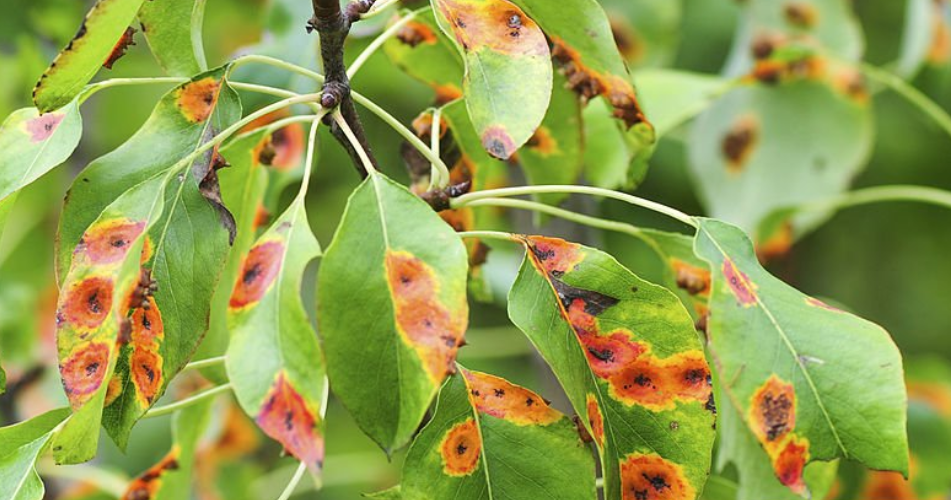
#> input picture uploads/disease_leaf.png, 951 x 500 px
$ python -i disease_detector.py   (imports and definitions only)
#> lines starting #> are read from the running program, lines starting #| are printed output that depends on the picture; after the words box and inside, x2 and y2 are one past the last pixel; in counts of white or black regions, pixels touching at a corner belong together
import cv2
import numpy as np
import json
from pathlib import Path

class DiseaseDetector:
    def __init__(self):
        # Load disease database
        with open('data/diseases.json', 'r') as f:
#> (reads data/diseases.json from the repository)
            self.disease_data = json.load(f)

    def analyze_image(self, image_path):
        """
        Analyze plant image using OpenCV to detect disease
        Returns: disease_id, severity, confidence
        """
#> called with image_path = 'uploads/disease_leaf.png'
        # Read image
        img = cv2.imread(image_path)
#> img is the input picture: shape (500, 951, 3); mean B, G, R 77, 157.3, 145.3
        if img is None:
            return None, None, 0

        # Convert to different color spaces for analysis
        hsv = cv2.cvtColor(img, cv2.COLOR_BGR2HSV)
#> hsv: shape (500, 951, 3); mean H, S, V 37, 143.9, 169
        lab = cv2.cvtColor(img, cv2.COLOR_BGR2LAB)
#> lab: shape (500, 951, 3); mean of channels 0, 1, 2 159.3, 112.5, 167.8

        # Extract features
        features = self._extract_features(img, hsv, lab)

        # Detect disease based on features
        disease_result = self._classify_disease(features)

        return disease_result

    def _extract_features(self, img, hsv, lab):
        """Extract color and texture features from image"""
        features = {}

        # Color analysis in HSV
        h, s, v = cv2.split(hsv)
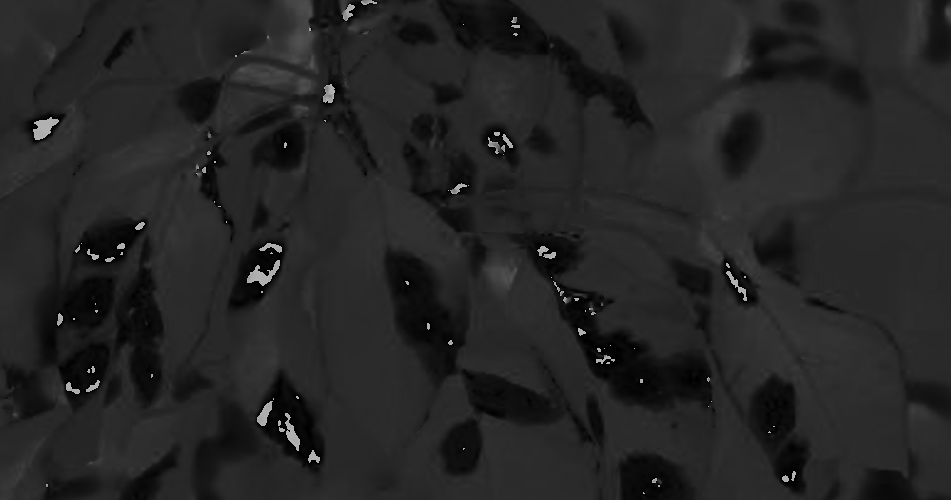
#> h: shape (500, 951); min 0, max 179, mean 37
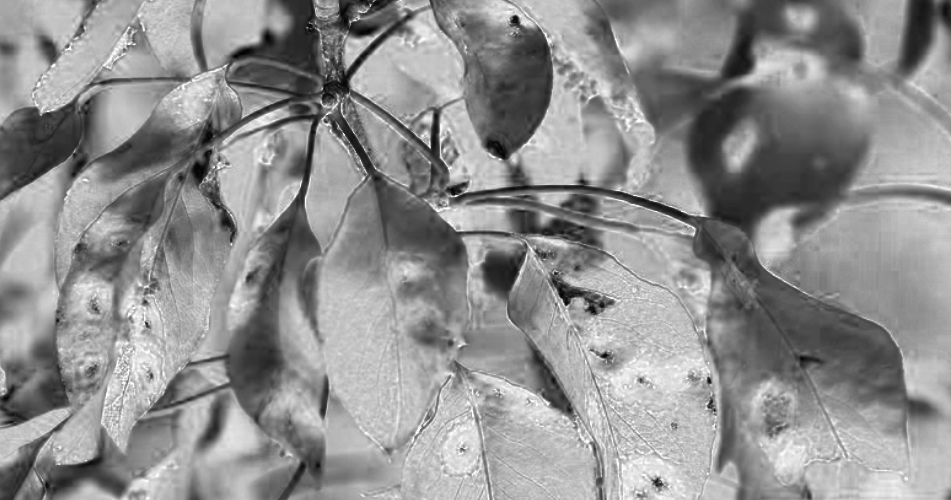
#> s: shape (500, 951); min 0, max 255, mean 143.9
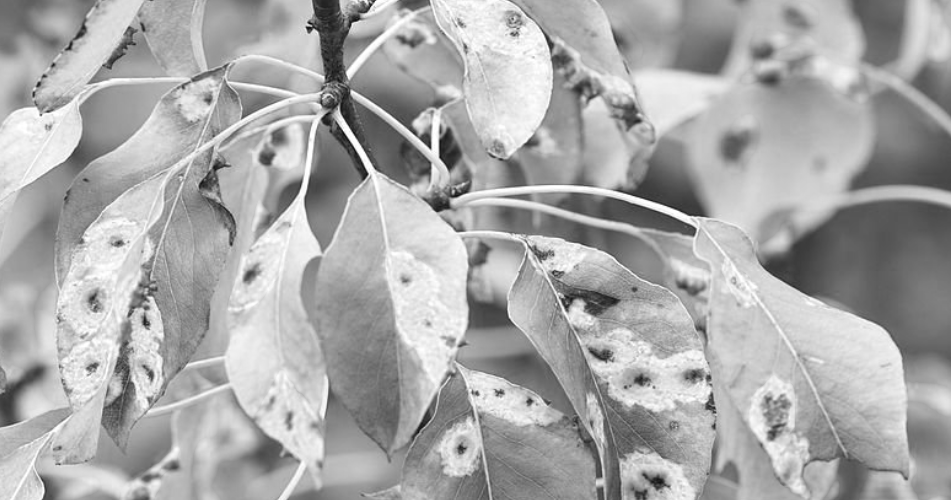
#> v: shape (500, 951); min 7, max 255, mean 169
        features['avg_hue'] = np.mean(h)
        features['avg_saturation'] = np.mean(s)
        features['avg_value'] = np.mean(v)

        # Detect brown/yellow spots (common in diseases)
        # Brown: Hue 10-20, moderate saturation
        brown_mask = cv2.inRange(hsv, np.array([5, 50, 50]), np.array([25, 255, 255]))
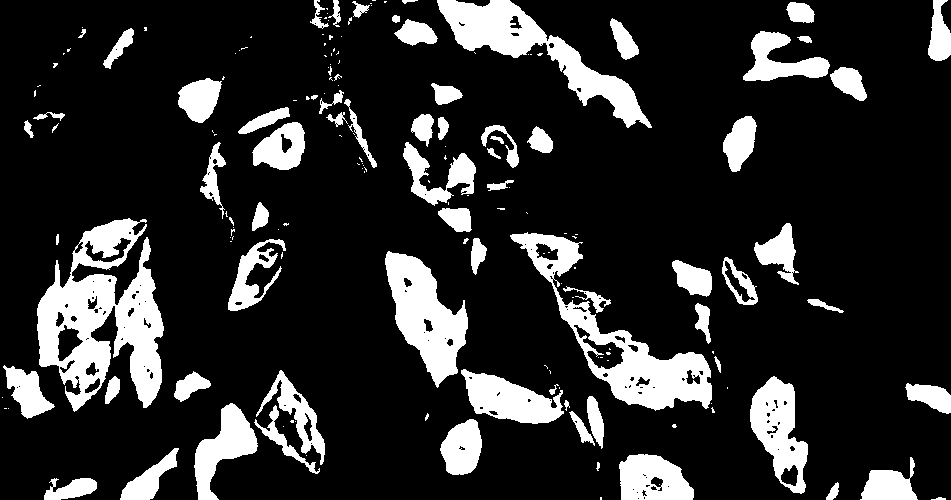
#> brown_mask: shape (500, 951); 17.2% white; 177 white regions (101 under 20 px), largest, box (x1, y1, x2, y2) and area: (37, 218, 164, 412) 12640, (510, 232, 712, 411) 8204, (437, 0, 652, 128) 7085
        features['brown_percentage'] = (np.sum(brown_mask > 0) / brown_mask.size) * 100

        # Yellow: Hue 20-40
        yellow_mask = cv2.inRange(hsv, np.array([20, 50, 50]), np.array([40, 255, 255]))
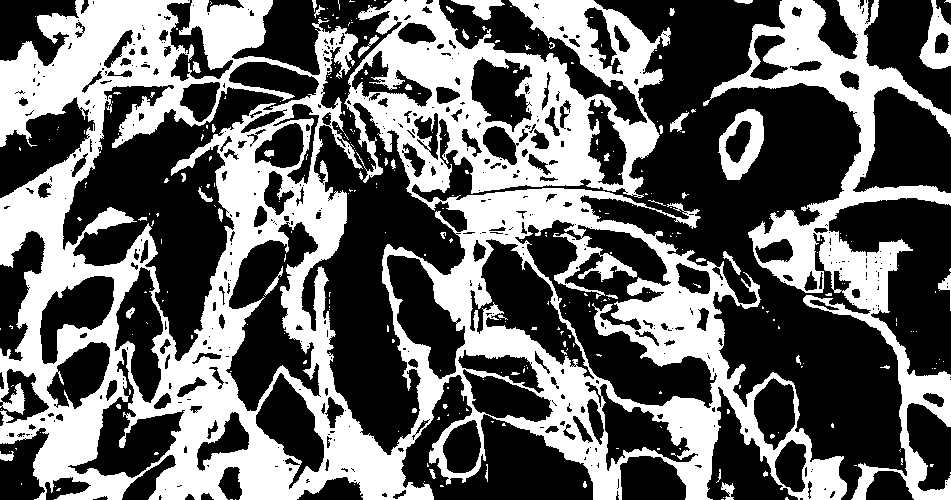
#> yellow_mask: shape (500, 951); 40.1% white; 309 white regions (260 under 20 px), largest, box (x1, y1, x2, y2) and area: (0, 0, 847, 500) 159394, (703, 0, 951, 500) 24693, (718, 109, 764, 180) 1629
        features['yellow_percentage'] = (np.sum(yellow_mask > 0) / yellow_mask.size) * 100

        # White (powdery): High value, low saturation
        white_mask = cv2.inRange(hsv, np.array([0, 0, 200]), np.array([180, 50, 255]))
#> white_mask: shape (500, 951); 2.4% white; 154 white regions (109 under 20 px), largest, box (x1, y1, x2, y2) and area: (716, 177, 771, 227) 1599, (20, 112, 80, 185) 1147, (279, 0, 319, 75) 1143
        features['white_percentage'] = (np.sum(white_mask > 0) / white_mask.size) * 100

        # Dark spots: Low value
        dark_mask = cv2.inRange(hsv, np.array([0, 0, 0]), np.array([180, 255, 80]))
#> dark_mask: shape (500, 951); 3.5% white; 273 white regions (203 under 20 px), largest, box (x1, y1, x2, y2) and area: (761, 225, 829, 295) 2242, (306, 0, 349, 84) 1834, (616, 172, 706, 217) 1468
        features['dark_percentage'] = (np.sum(dark_mask > 0) / dark_mask.size) * 100

        # Orange/rust color: Hue 5-15, high saturation
        rust_mask = cv2.inRange(hsv, np.array([5, 100, 100]), np.array([15, 255, 255]))
#> rust_mask: shape (500, 951); 7% white; 151 white regions (84 under 20 px), largest, box (x1, y1, x2, y2) and area: (561, 302, 711, 404) 4457, (389, 257, 464, 374) 3192, (117, 269, 163, 401) 2588
        features['rust_percentage'] = (np.sum(rust_mask > 0) / rust_mask.size) * 100

        # Texture analysis using edge detection
        gray = cv2.cvtColor(img, cv2.COLOR_BGR2GRAY)
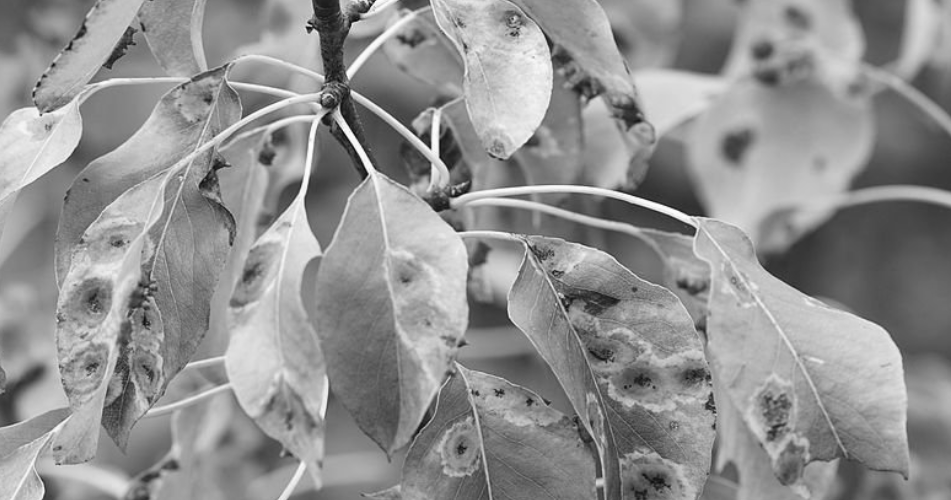
#> gray: shape (500, 951); min 6, max 253, mean 144.5
        edges = cv2.Canny(gray, 50, 150)
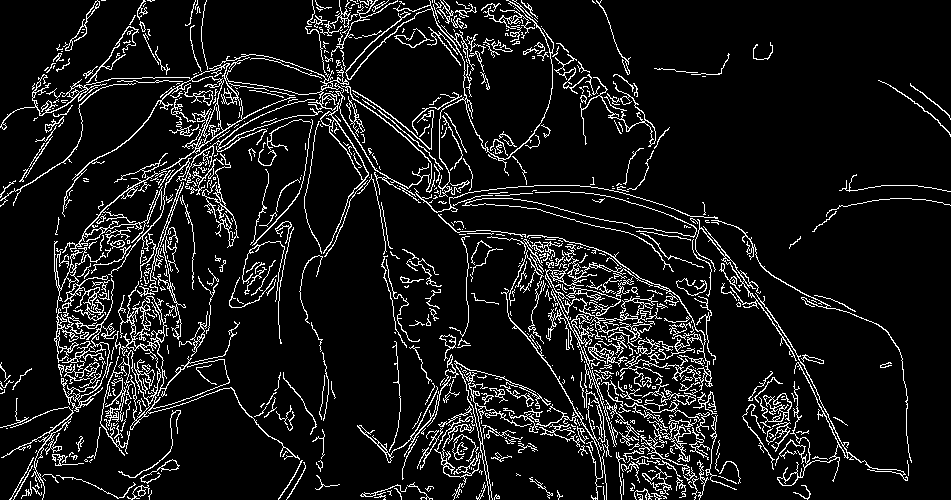
#> edges: shape (500, 951); 9.5% white in thin lines or dots
#> in analyze_image, `features = self._extract_features(img, hsv, lab)`: features = 10 items
        features['edge_density'] = (np.sum(edges > 0) / edges.size) * 100

        # Calculate variance (indicates mottled patterns)
        features['color_variance'] = np.var(gray)

        return features

    def _classify_disease(self, features):
        """
        Classify disease based on extracted features
        Returns: (disease_id, severity, confidence)
        """
        # Rule-based classification
        disease_scores = {}

        # Leaf Blight: High brown percentage, moderate edge density
        disease_scores['leaf_blight'] = (
            features['brown_percentage'] * 0.4 +
            features['yellow_percentage'] * 0.2 +
            features['edge_density'] * 0.3 +
            (features['dark_percentage'] * 0.1)
        )

        # Powdery Mildew: High white percentage, low edge density
        disease_scores['powdery_mildew'] = (
            features['white_percentage'] * 0.6 +
            (100 - features['edge_density']) * 0.2 +
            features['yellow_percentage'] * 0.2
        )

        # Bacterial Spot: High dark percentage, high edge density
        disease_scores['bacterial_spot'] = (
            features['dark_percentage'] * 0.5 +
            features['edge_density'] * 0.3 +
            features['brown_percentage'] * 0.2
        )

        # Rust: High rust/orange percentage
        disease_scores['rust'] = (
            features['rust_percentage'] * 0.6 +
            features['brown_percentage'] * 0.2 +
            features['yellow_percentage'] * 0.2
        )

        # Mosaic Virus: High color variance (mottled pattern)
        disease_scores['mosaic_virus'] = (
            (features['color_variance'] / 100) * 0.5 +
            features['yellow_percentage'] * 0.3 +
            features['edge_density'] * 0.2
        )

        # Anthracnose: Dark sunken spots
        disease_scores['anthracnose'] = (
            features['dark_percentage'] * 0.4 +
            features['brown_percentage'] * 0.3 +
            features['edge_density'] * 0.3
        )

        # Find disease with highest score
        if not disease_scores:
            return None, None, 0

        detected_disease = max(disease_scores, key=disease_scores.get)
#> detected_disease = 'powdery_mildew'
        confidence = min(disease_scores[detected_disease], 100)
#> confidence = 27.54

        # Determine severity based on affected area
        total_affected = (features['brown_percentage'] + features['yellow_percentage'] +
                         features['white_percentage'] + features['dark_percentage'])
#> total_affected = 63.19

        if total_affected < 15:
            severity = 'mild'
        elif total_affected < 35:
            severity = 'moderate'
        else:
            severity = 'severe'

        # Get disease details
        disease_info = next(
            (d for d in self.disease_data['diseases'] if d['id'] == detected_disease),
            None
        )
#> disease_info = 6 items

        return {
            'disease_id': detected_disease,
            'disease_name': disease_info['name'] if disease_info else 'Unknown',
            'description': disease_info['description'] if disease_info else '',
            'severity': severity,
            'confidence': round(confidence, 2),
            'features': features
        }

    def get_disease_info(self, disease_id):
        """Get detailed information about a specific disease"""
        disease = next(
            (d for d in self.disease_data['diseases'] if d['id'] == disease_id),
            None
        )
        return disease

>>> result = DiseaseDetector().analyze_image('uploads/disease_leaf.png')
#> result = 6 items
